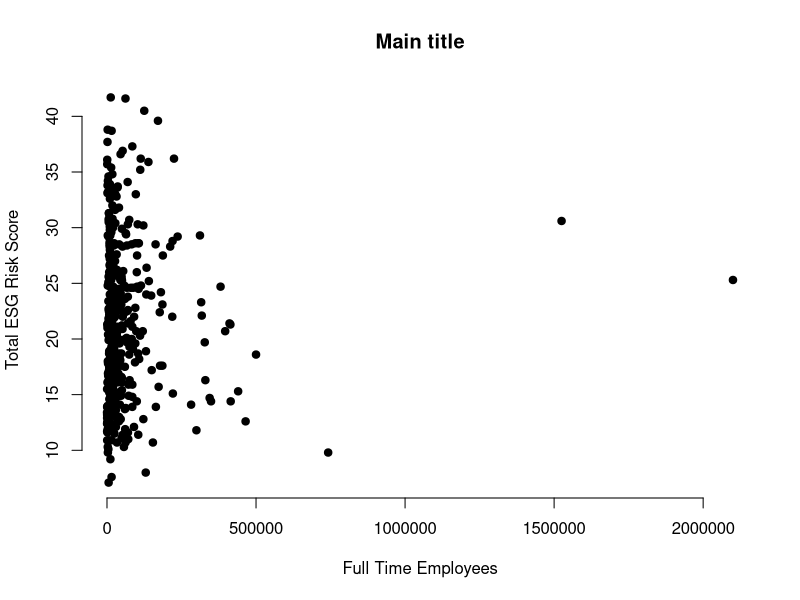
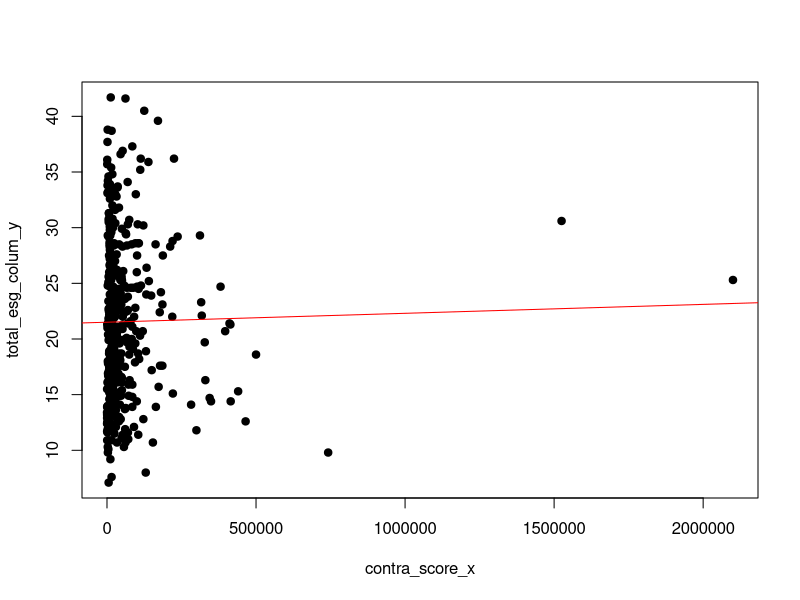

R code for these plots, in order:

library(ggplot2)


original_dataframe <- readxl::read_excel("SP 500 ESG Risk Ratings.xlsx", sheet = "SP 500 ESG Risk Ratings")

# Cleanning data
rows_df <- original_dataframe[!is.na(original_dataframe$`Total ESG Risk score`) &
                              !is.na(original_dataframe$`Full Time Employees`) &
                              original_dataframe$`Full Time Employees` != 'N/A', ]

total_esg_colum_y <- rows_df$`Total ESG Risk score`
contra_score_x <- rows_df$`Full Time Employees`
corp_names <- rows_df$Name
corp_symbols <- rows_df$Symbol

# Fit the linear model (OLS regression)
model <- lm(total_esg_colum_y ~ contra_score_x, data = rows_df)


summary(model)

# Extract R stats
multiple_r <- sqrt(summary(model)$r.squared)
multiple_r_squared <- summary(model)$r.squared 
adjusted_r_squared <- summary(model)$adj.r.squared
residuals <- model$residuals
rse <- sqrt(sum(residuals^2) / (length(residuals) - 2))  # residual standard error (RSE)
num_observations <- length(residuals)


Regression_Summary <- data.frame(
  "Multiple R" = multiple_r,
  "R Square" = multiple_r_squared,
  "Adjusted R Square" = adjusted_r_squared,
  "Standard Error" = rse,
  "Number of Observations" = num_observations
)


print("Regression Statistics Summary")
# printing out regression summary
for (i in 1:nrow(Regression_Summary)) {
  for (j in 1:ncol(Regression_Summary)) {
    # Get the column name
    col_name <- colnames(Regression_Summary)[j]
    
    # Get the value at that position
    value <- Regression_Summary[i, j]
    
    # Print the column name and the value
    cat(col_name, ": ", value, "\n")
  }
}




plot(contra_score_x, total_esg_colum_y, main = "Main title",
     xlab = "Full Time Employees", ylab = "Total ESG Risk Score",
     pch = 19, frame = FALSE)
# Add regression line
plot(contra_score_x, total_esg_colum_y, pch = 19)  # Scatter plot
abline(model, col = "red")